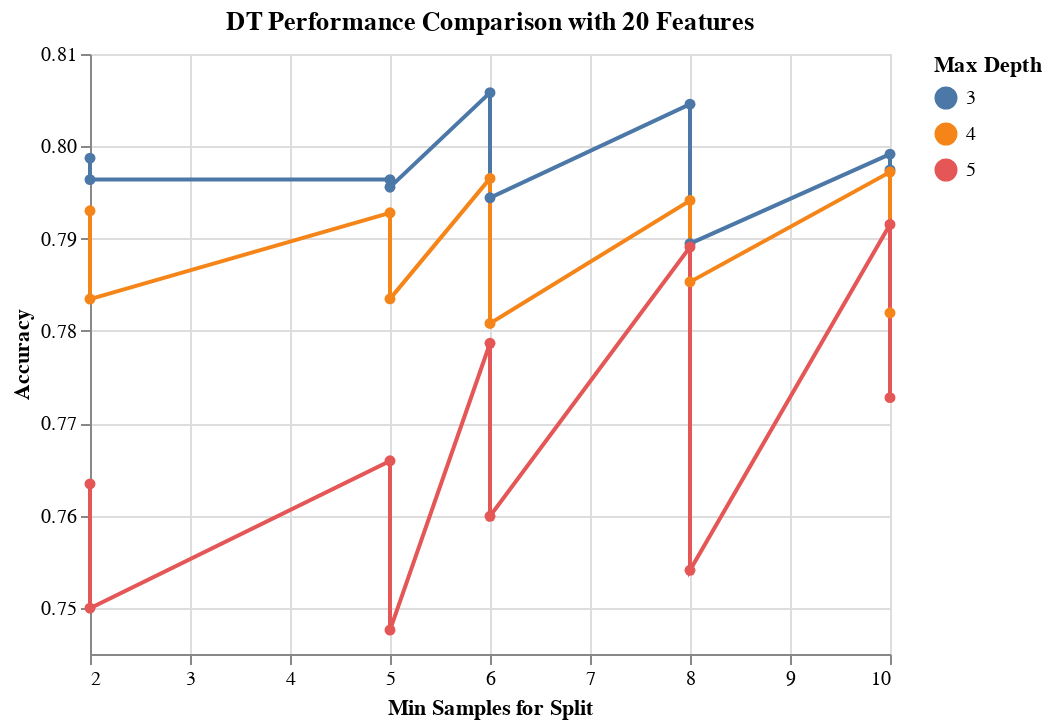

The cell this chart's notebook holds for it:
### Markdown cell above
* We get a mean accuracy of 79.8% for the optimal Decision Tree model. 
* The best parametric values for the optimal model is 
    1. Criterion=entropy, Max Depth= 4, Minimum Samples split=10 and the number of features is 20.

### Code cell
results_DT = get_search_results(gs_pipe_DT)

results_DT_20_features = results_DT[results_DT['rfi_fs__n_features_'] == 20.0]

alt.Chart(results_DT_20_features, 
          title='DT Performance Comparison with 20 Features'
         ).mark_line(point=True).encode(
    alt.X('dt__min_samples_split', title='Min Samples for Split'),
    alt.Y('mean_score', title='Accuracy', scale=alt.Scale(zero=False)),
    alt.Color('dt__max_depth:N', title='Max Depth')
)

### Figure 1 — Vega-Lite specification as saved in the notebook (floating-point values rounded to 4 significant figures)
{"config": {"view": {"continuousWidth": 400, "continuousHeight": 300}}, "data": {"name": "data-6431de746c54736b53c3ccf7476b4c41"}, "mark": {"type": "line", "point": true}, "encoding": {"color": {"type": "nominal", "field": "dt__max_depth", "title": "Max Depth"}, "x": {"type": "quantitative", "field": "dt__min_samples_split", "title": "Min Samples for Split"}, "y": {"type": "quantitative", "field": "mean_score", "scale": {"zero": false}, "title": "Accuracy"}}, "title": "DT Performance Comparison with 20 Features", "$schema": "https://vega.github.io/schema/vega-lite/v4.8.1.json", "datasets": {"data-6431de746c54736b53c3ccf7476b4c41": [{"mean_score": 0.8058, "std_score": 0.06284, "max_score": 0.8983, "min_score": 0.6818, "dt__criterion": "gini", "dt__max_depth": 3, "dt__min_samples_split": 6, "rfi_fs__n_features_": 20}, {"mean_score": 0.8046, "std_score": 0.0634, "max_score": 0.8983, "min_score": 0.6818, "dt__criterion": "gini", "dt__max_depth": 3, "dt__min_samples_split": 8, "rfi_fs__n_features_": 20}, {"mean_score": 0.7992, "std_score": 0.06178, "max_score": 0.8983, "min_score": 0.6818, "dt__criterion": "gini", "dt__max_depth": 3, "dt__min_samples_split": 10, "rfi_fs__n_features_": 20}, {"mean_score": 0.7987, "std_score": 0.05999, "max_score": 0.9067, "min_score": 0.6866, "dt__criterion": "gini", "dt__max_depth": 3, "dt__min_samples_split": 2, "rfi_fs__n_features_": 20}, {"mean_score": 0.7974, "std_score": 0.0621, "max_score": 0.8744, "min_score": 0.634, "dt__criterion": "entropy", "dt__max_depth": 3, "dt__min_samples_split": 10, "rfi_fs__n_features_": 20}, {"mean_score": 0.7972, "std_score": 0.05802, "max_score": 0.884, "min_score": 0.6986, "dt__criterion": "gini", "dt__max_depth": 4, "dt__min_samples_split": 10, "rfi_fs__n_features_": 20}, {"mean_score": 0.7965, "std_score": 0.05471, "max_score": 0.8756, "min_score": 0.7129, "dt__criterion": "gini", "dt__max_depth": 4, "dt__min_samples_split": 6, "rfi_fs__n_features_": 20}, {"mean_score": 0.7964, "std_score": 0.06003, "max_score": 0.8744, "min_score": 0.634, "dt__criterion": "entropy", "dt__max_depth": 3, "dt__min_samples_split": 2, "rfi_fs__n_features_": 20}, {"mean_score": 0.7964, "std_score": 0.06003, "max_score": 0.8744, "min_score": 0.634, "dt__criterion": "entropy", "dt__max_depth": 3, "dt__min_samples_split": 5, "rfi_fs__n_features_": 20}, {"mean_score": 0.7956, "std_score": 0.05575, "max_score": 0.8983, "min_score": 0.6866, "dt__criterion": "gini", "dt__max_depth": 3, "dt__min_samples_split": 5, "rfi_fs__n_features_": 20}, {"mean_score": 0.7944, "std_score": 0.05684, "max_score": 0.857, "min_score": 0.634, "dt__criterion": "entropy", "dt__max_depth": 3, "dt__min_samples_split": 6, "rfi_fs__n_features_": 20}, {"mean_score": 0.7941, "std_score": 0.06029, "max_score": 0.8959, "min_score": 0.6806, "dt__criterion": "entropy", "dt__max_depth": 4, "dt__min_samples_split": 8, "rfi_fs__n_features_": 20}, {"mean_score": 0.793, "std_score": 0.05525, "max_score": 0.8768, "min_score": 0.7057, "dt__criterion": "gini", "dt__max_depth": 4, "dt__min_samples_split": 2, "rfi_fs__n_features_": 20}, {"mean_score": 0.7928, "std_score": 0.05822, "max_score": 0.913, "min_score": 0.6806, "dt__criterion": "entropy", "dt__max_depth": 4, "dt__min_samples_split": 5, "rfi_fs__n_features_": 20}, {"mean_score": 0.7915, "std_score": 0.06913, "max_score": 0.9165, "min_score": 0.7045, "dt__criterion": "gini", "dt__max_depth": 5, "dt__min_samples_split": 10, "rfi_fs__n_features_": 20}, {"mean_score": 0.7895, "std_score": 0.05995, "max_score": 0.8744, "min_score": 0.634, "dt__criterion": "entropy", "dt__max_depth": 3, "dt__min_samples_split": 8, "rfi_fs__n_features_": 20}, {"mean_score": 0.7891, "std_score": 0.07901, "max_score": 0.9371, "min_score": 0.6854, "dt__criterion": "gini", "dt__max_depth": 5, "dt__min_samples_split": 8, "rfi_fs__n_features_": 20}, {"mean_score": 0.7853, "std_score": 0.06919, "max_score": 0.9103, "min_score": 0.6555, "dt__criterion": "gini", "dt__max_depth": 4, "dt__min_samples_split": 8, "rfi_fs__n_features_": 20}, {"mean_score": 0.7835, "std_score": 0.0682, "max_score": 0.8792, "min_score": 0.6555, "dt__criterion": "gini", "dt__max_depth": 4, "dt__min_samples_split": 5, "rfi_fs__n_features_": 20}, {"mean_score": 0.7834, "std_score": 0.04412, "max_score": 0.8505, "min_score": 0.6854, "dt__criterion": "entropy", "dt__max_depth": 4, "dt__min_samples_split": 2, "rfi_fs__n_features_": 20}, {"mean_score": 0.7819, "std_score": 0.05572, "max_score": 0.8936, "min_score": 0.6878, "dt__criterion": "entropy", "dt__max_depth": 4, "dt__min_samples_split": 10, "rfi_fs__n_features_": 20}, {"mean_score": 0.7808, "std_score": 0.04433, "max_score": 0.8505, "min_score": 0.6806, "dt__criterion": "entropy", "dt__max_depth": 4, "dt__min_samples_split": 6, "rfi_fs__n_features_": 20}, {"mean_score": 0.7787, "std_score": 0.07467, "max_score": 0.9211, "min_score": 0.6555, "dt__criterion": "gini", "dt__max_depth": 5, "dt__min_samples_split": 6, "rfi_fs__n_features_": 20}, {"mean_score": 0.7728, "std_score": 0.06332, "max_score": 0.9211, "min_score": 0.6699, "dt__criterion": "entropy", "dt__max_depth": 5, "dt__min_samples_split": 10, "rfi_fs__n_features_": 20}, {"mean_score": 0.7659, "std_score": 0.06225, "max_score": 0.8959, "min_score": 0.689, "dt__criterion": "gini", "dt__max_depth": 5, "dt__min_samples_split": 5, "rfi_fs__n_features_": 20}, {"mean_score": 0.7634, "std_score": 0.06638, "max_score": 0.865, "min_score": 0.6507, "dt__criterion": "gini", "dt__max_depth": 5, "dt__min_samples_split": 2, "rfi_fs__n_features_": 20}, {"mean_score": 0.7599, "std_score": 0.06456, "max_score": 0.913, "min_score": 0.6603, "dt__criterion": "entropy", "dt__max_depth": 5, "dt__min_samples_split": 6, "rfi_fs__n_features_": 20}, {"mean_score": 0.7541, "std_score": 0.05609, "max_score": 0.8822, "min_score": 0.6675, "dt__criterion": "entropy", "dt__max_depth": 5, "dt__min_samples_split": 8, "rfi_fs__n_features_": 20}, {"mean_score": 0.75, "std_score": 0.058, "max_score": 0.8707, "min_score": 0.6728, "dt__criterion": "entropy", "dt__max_depth": 5, "dt__min_samples_split": 2, "rfi_fs__n_features_": 20}, {"mean_score": 0.7476, "std_score": 0.05431, "max_score": 0.8421, "min_score": 0.6603, "dt__criterion": "entropy", "dt__max_depth": 5, "dt__min_samples_split": 5, "rfi_fs__n_features_": 20}]}}
